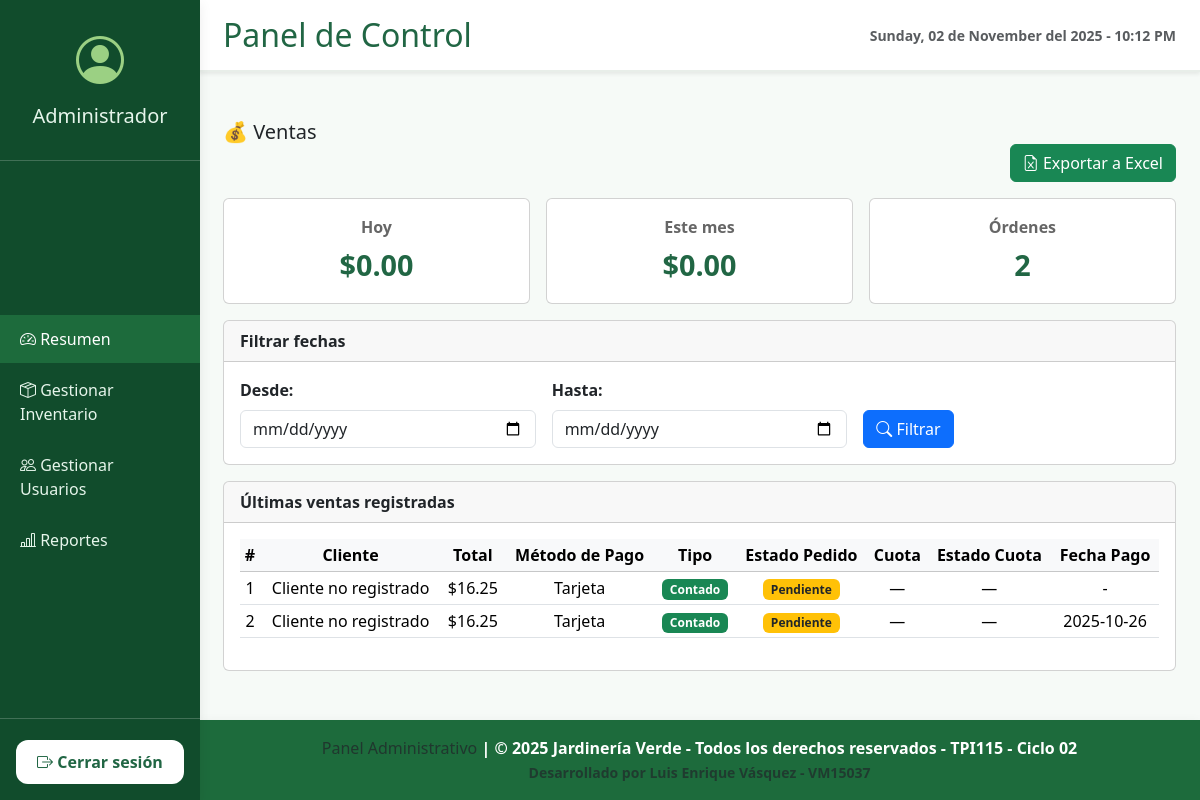
Screenshot of /admin/ventas (signed in) with the database file from the repository.
### tables this page shows
CREATE TABLE `pedido` (
  `id_pedido` int(11) NOT NULL,
  `id_usuario` int(11) DEFAULT NULL,
  `fecha_pedido` date NOT NULL,
  `estado_pedido` int(11) NOT NULL DEFAULT 1,
  `total_pedido` float NOT NULL,
  `direccion_envio` varchar(200) NOT NULL,
  `impuesto_IVA` float NOT NULL,
  `metodo_pago` int(11) NOT NULL,
  `email_comprador_anonimo` varchar(50) DEFAULT NULL,
  `fecha_creacion` timestamp NOT NULL DEFAULT current_timestamp()
);

CREATE TABLE `pago` (
  `id_pago` int(11) NOT NULL,
  `id_pedido` int(11) NOT NULL,
  `fecha_pago` date NOT NULL,
  `monto_pago` float NOT NULL,
  `es_pago_a_plazo` tinyint(1) DEFAULT 0,
  `numero_cuota` int(11) DEFAULT NULL,
  `total_cuotas` int(11) DEFAULT NULL,
  `estado_cuota` int(11) DEFAULT 1,
  `fecha_vencimiento_cuota` date DEFAULT NULL,
  `descripcion_pago` varchar(200) DEFAULT NULL
);

### app/controllers/AdminController.php (called while the page is built, shortened)
<?php
class AdminController extends Controller
{
public function ventas()
{
    $pedido = $this->model('Pedido');
    $detalle = $this->model('DetallePedido');
    $resumen = [
        'hoy'     => $pedido->obtenerVentasHoy(),
        'mes'     => $detalle->ingresosPorRangoFechas(date('Y-m-01'), date('Y-m-t')),
        'ordenes' => $pedido->obtenerEstadisticas()['total_pedidos'] ?? 0
    ];
    $ultimas = $pedido->obtenerUltimosPedidos(20);
    $this->view('admin/ventas', compact('resumen','ultimas'));
}
}

### CORE/App.php (called while the page is built, shortened)
<?php
class App
{
    protected $method = 'index';
    public function __construct()
    {
        $url = $this->parseURL();
        if (!empty($url[0])) {
            $controllerName = ucfirst($url[0]) . 'Controller';
            $controllerPath = __DIR__ . '/../app/controllers/' . $controllerName . '.php';
            if (file_exists($controllerPath)) {
                unset($url[0]);
            } else {
                $controllerPath = __DIR__ . '/../app/controllers/HomeController.php';
            }
        } else {
            $controllerPath = __DIR__ . '/../app/controllers/HomeController.php';
        }
        $this->controller = new $this->controller();
        if (isset($url[1]) && method_exists($this->controller, $url[1])) {
            $this->method = $url[1];
            unset($url[1]);
        }
        $this->params = $url ? array_values($url) : [];
        call_user_func_array([$this->controller, $this->method], $this->params);
    }
    private function parseURL()
    {
        if (isset($_GET['url'])) {
            return explode('/', filter_var(rtrim($_GET['url'], '/'), FILTER_SANITIZE_URL));
        }
        return [];
    }
}
?>

### index.php (called while the page is built, shortened)
<?php
require_once 'core/App.php';
require_once 'core/Controller.php';
$app = new App();
?>

### CORE/model.php (called while the page is built, shortened)
<?php
class Model {
    public function __construct() {
        require_once __DIR__ . '/../config/database.php';
        $database = new Database();
        $this->db = $database->connect();
    }
}
?>

### config/database.php (called while the page is built, shortened)
<?php
class Database {
    private $host = 'localhost';
    private $db = 'grupo3_bdappweb';
    private $user = 'root';
    private $pass = '';
    public function connect() {
        $this->conn = null;
        try {
            $this->conn = new PDO(
                'mysql:host=' . $this->host . ';dbname=' . $this->db . ';charset=utf8mb4',
                $this->user,
                $this->pass
            );
            $this->conn->setAttribute(PDO::ATTR_ERRMODE, PDO::ERRMODE_EXCEPTION);
            $this->conn->setAttribute(PDO::ATTR_DEFAULT_FETCH_MODE, PDO::FETCH_ASSOC);
        } catch(PDOException $e) {
            echo 'Error de conexión: ' . $e->getMessage();
        }
        return $this->conn;
    }
}
?>

### app/models/Pedido.php (called while the page is built, shortened)
<?php
require_once __DIR__ . '/../../core/Model.php';
class Pedido extends Model
{
    protected $tabla = 'pedido';
    public function obtenerEstadisticas()
    {
        $sql = "SELECT
                  COUNT(id_pedido) AS total_pedidos,
                  IFNULL(SUM(total_pedido), 0) AS ventas_totales,
                  IFNULL(AVG(total_pedido), 0) AS promedio_venta,
                  SUM(CASE WHEN estado_pedido = 1 THEN 1 ELSE 0 END) AS pendientes,
                  SUM(CASE WHEN estado_pedido = 2 THEN 1 ELSE 0 END) AS completados
                FROM {$this->tabla}";
        $st = $this->db->prepare($sql);
        $st->execute();
        $r = $st->fetch(PDO::FETCH_ASSOC) ?: [];
        return [
            'total_pedidos' => (int) ($r['total_pedidos'] ?? 0),
            'ventas_totales' => (float) ($r['ventas_totales'] ?? 0),
            'promedio_venta' => (float) ($r['promedio_venta'] ?? 0),
            'pendientes' => (int) ($r['pendientes'] ?? 0),
            'completados' => (int) ($r['completados'] ?? 0),
        ];
    }
    public function obtenerUltimosPedidos($limite = 10)
    {
        $sql = "SELECT
                p.id_pedido AS id_venta,
                IFNULL(CONCAT(u.nombre_usuario, ' ', u.apellido_usuario), 'Cliente no registrado') AS cliente,
                p.total_pedido AS total,
                p.estado_pedido,
                p.metodo_pago,
                DATE_FORMAT(p.fecha_pedido, '%Y-%m-%d') AS fecha,
                pa.es_pago_a_plazo,
                pa.numero_cuota,
                pa.total_cuotas,
                pa.estado_cuota,
                DATE_FORMAT(pa.fecha_pago, '%Y-%m-%d') AS fecha_pago,
                pa.descripcion_pago
            FROM {$this->tabla} p
            LEFT JOIN usuario u ON p.id_usuario = u.id_usuario
            LEFT JOIN pago pa ON p.id_pedido = pa.id_pedido
            ORDER BY p.fecha_pedido DESC
            LIMIT :limite";
        $st = $this->db->prepare($sql);
        $st->bindValue(':limite', (int) $limite, PDO::PARAM_INT);
        $st->execute();
        return $st->fetchAll(PDO::FETCH_ASSOC);
    }
    public function obtenerVentasHoy()
    {
        $sql = "SELECT IFNULL(SUM(total_pedido), 0)
                FROM {$this->tabla}
                WHERE DATE(fecha_pedido) = CURDATE()";
        $st = $this->db->prepare($sql);
        $st->execute();
        return (float) $st->fetchColumn();
    }
}
?>

### app/models/DetallePedido.php (called while the page is built, shortened)
<?php
require_once __DIR__ . '/../../core/Model.php';
class DetallePedido extends Model
{
    protected $tabla = 'detallepedido';
    public function ingresosPorRangoFechas($fi, $ff)
    {
        $sql = "SELECT IFNULL(SUM(dp.total_detalle_pedido),0)
                FROM {$this->tabla} dp
                INNER JOIN pedido pe ON dp.id_pedido = pe.id_pedido
                WHERE pe.fecha_pedido BETWEEN :fi AND :ff";
        $st = $this->db->prepare($sql);
        $st->bindValue(':fi', $fi);
        $st->bindValue(':ff', $ff);
        $st->execute();
        return (float)$st->fetchColumn();
    }
}

### app/views/admin/ventas.php (the view)
<?php include __DIR__ . '/../layouts/header_admin.php'; ?>
<div class="d-flex justify-content-between align-items-center page-heading">
  <h5 class="mb-0">💰 Ventas</h5>
</div>
<div class="d-flex justify-content-end mb-3">
  <a href="<?= BASE_URL ?>reporte/exportarVentasExcel" class="btn btn-success">
    <i class="bi bi-file-earmark-excel"></i> Exportar a Excel
  </a>
</div>
<div class="row g-3 mb-3">
  <div class="col-sm-4">
    <div class="card admin-card">
      <div class="card-body">
        <div class="metric-title">Hoy</div>
        <div class="metric-value">
          $<?= number_format((float) ($resumen['hoy'] ?? 0), 2) ?>
        </div>
      </div>
    </div>
  </div>
  <div class="col-sm-4">
    <div class="card admin-card">
      <div class="card-body">
        <div class="metric-title">Este mes</div>
        <div class="metric-value">
          $<?= number_format((float) ($resumen['mes'] ?? 0), 2) ?>
        </div>
      </div>
    </div>
  </div>
  <div class="col-sm-4">
    <div class="card admin-card">
      <div class="card-body">
        <div class="metric-title">Órdenes</div>
        <div class="metric-value">
          <?= (int) ($resumen['ordenes'] ?? 0) ?>
        </div>
      </div>
    </div>
  </div>
</div>
<div class="card admin-card mb-3">
  <div class="card-header fw-semibold">Filtrar fechas</div>
  <div class="card-body">
    <form method="GET" action="" class="row g-3 align-items-end">
      <div class="col-md-4">
        <label for="fecha_inicio" class="form-label fw-semibold">Desde:</label>
        <input type="date" id="fecha_inicio" name="fecha_inicio" class="form-control"
          value="<?= htmlspecialchars($_GET['fecha_inicio'] ?? '') ?>">
      </div>
      <div class="col-md-4">
        <label for="fecha_fin" class="form-label fw-semibold">Hasta:</label>
        <input type="date" id="fecha_fin" name="fecha_fin" class="form-control"
          value="<?= htmlspecialchars($_GET['fecha_fin'] ?? '') ?>">
      </div>
      <div class="col-md-4 d-flex gap-2">
        <button type="submit" class="btn btn-primary">
          <i class="bi bi-search"></i> Filtrar
        </button>
      </div>
    </form>
  </div>
</div>
<div class="card admin-card">
  <div class="card-header fw-semibold">Últimas ventas registradas</div>
  <div class="card-body">
    <?php if (!empty($ultimas)): ?>
      <div class="table-responsive">
        <table class="table table-hover table-sm align-middle">
          <thead class="table-light text-center">
            <tr>
              <th>#</th>
              <th>Cliente</th>
              <th>Total</th>
              <th>Método de Pago</th>
              <th>Tipo</th>
              <th>Estado Pedido</th>
              <th>Cuota</th>
              <th>Estado Cuota</th>
              <th>Fecha Pago</th>
            </tr>
          </thead>
          <tbody class="text-center">
            <?php foreach ($ultimas as $v): ?>
              <tr>
                <td><?= (int) ($v['id_venta'] ?? 0) ?></td>
                <td><?= htmlspecialchars($v['cliente'] ?? 'Cliente no registrado') ?></td>
                <td>$<?= number_format((float) ($v['total'] ?? 0), 2) ?></td>
                <td>
                  <?php
                  $metodos = [
                    0 => 'Efectivo',
                    1 => 'Tarjeta',
                    2 => 'Transferencia',
                    3 => 'PayPal',
                    4 => 'Crédito',
                    5 => 'Otro'
                  ];
                  echo htmlspecialchars($metodos[$v['metodo_pago']] ?? 'Desconocido');
                  ?>
                </td>
                <td>
                  <?= ($v['es_pago_a_plazo'])
                    ? '<span class="badge bg-info text-dark">A Plazo</span>'
                    : '<span class="badge bg-success">Contado</span>' ?>
                </td>
                <td>
                  <?php
                  if (($v['estado_pedido'] ?? 1) == 1)
                    echo '<span class="badge bg-warning text-dark">Pendiente</span>';
                  elseif (($v['estado_pedido'] ?? 0) == 2)
                    echo '<span class="badge bg-success">Pagado</span>';
                  else
                    echo '<span class="badge bg-secondary">Desconocido</span>';
                  ?>
                </td>
                <td>
                  <?php
                  if (!empty($v['es_pago_a_plazo'])) {
                    echo ($v['numero_cuota'] ?? 0) . ' / ' . ($v['total_cuotas'] ?? 0);
                  } else {
                    echo '—';
                  }
                  ?>
                </td>
                <td>
                  <?php
                  if (!empty($v['es_pago_a_plazo'])) {
                    switch ((int) ($v['estado_cuota'] ?? 0)) {
                      case 1:
                        echo '<span class="badge bg-success">Pagada</span>';
                        break;
                      case 2:
                        echo '<span class="badge bg-warning text-dark">Pendiente</span>';
                        break;
                      case 3:
                        echo '<span class="badge bg-danger">Vencida</span>';
                        break;
                      default:
                        echo '<span class="badge bg-secondary">N/A</span>';
                    }
                  } else {
                    echo '—';
                  }
                  ?>
                </td>
                <td><?= htmlspecialchars($v['fecha_pago'] ?? '-') ?></td>
              </tr>
            <?php endforeach; ?>
          </tbody>
        </table>
      </div>
    <?php else: ?>
      <p class="text-muted mb-0">No hay ventas registradas aún.</p>
    <?php endif; ?>
  </div>
</div>
<?php include __DIR__ . '/../layouts/footer_admin.php'; ?>

### rows the page displays
pedido: id_pedido "1", cliente "Cliente no registrado", total_pedido "16.25", metodo_pago "Tarjeta", estado_pedido "Pendiente", fecha_pago "-"
pago: id_pedido.id_pedido "2", cliente "Cliente no registrado", id_pedido.total_pedido "16.25", id_pedido.metodo_pago "Tarjeta", es_pago_a_plazo "Contado", fecha_pago "2025-10-26"

### other values shown
strftime('%A, %d de %B del %Y - %I:%M %p') "Sunday, 02 de November del 2025 - 10:12 PM"
$resumen['hoy'] "0.00"
$resumen['mes'] "0.00"
$resumen['ordenes'] "2"
